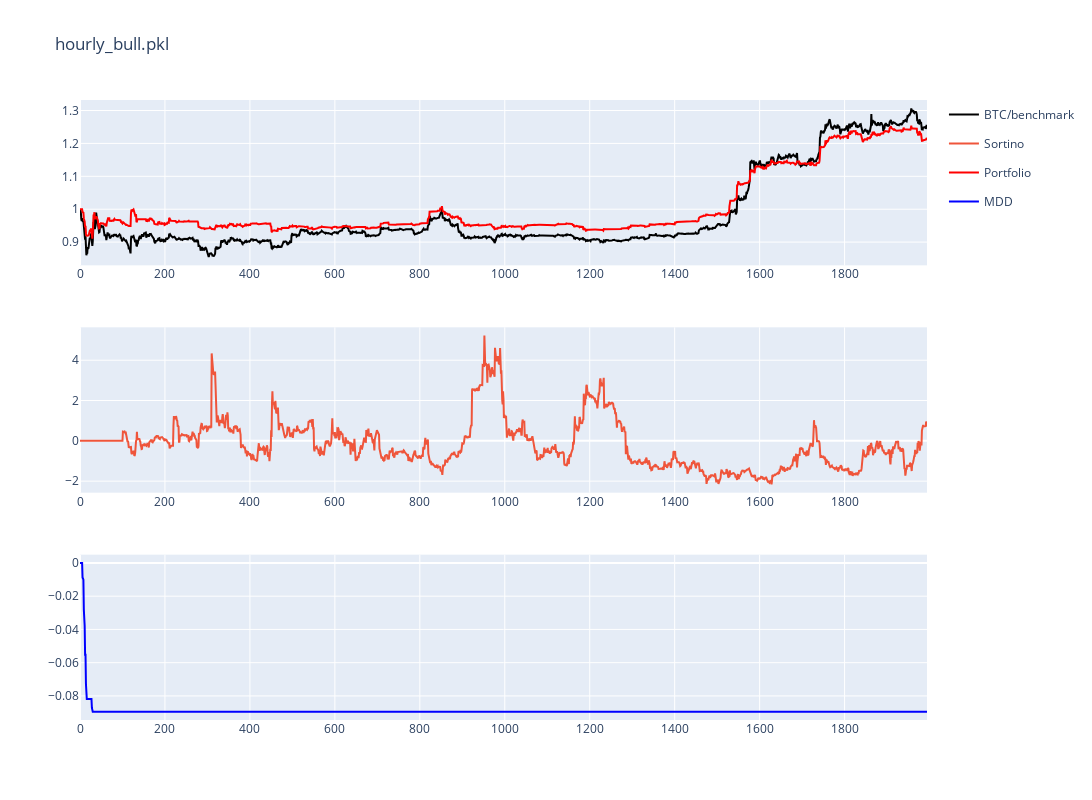

Notebook code cell kept with this figure:
### Code cell
f = plot_test(0)
print(get_delta(f), get_data_note(f))
f

### Figure 1 — Plotly figure (JSON) as saved in the notebook; plotly's stock layout.template omitted (floating-point values rounded to 4 significant figures; data arrays with more than 128 entries replaced by an {"elided": "..."} marker saying what was removed)
{"data": [{"legendgroup": "1", "marker": {"color": "black", "size": 42}, "name": "BTC/benchmark", "type": "scatter", "x": {"elided": "1995 int values"}, "xaxis": "x", "y": {"elided": "1995 float values"}, "yaxis": "y"}, {"name": "Sortino", "type": "scatter", "x": {"elided": "1995 int values"}, "xaxis": "x2", "y": {"elided": "1995 float values"}, "yaxis": "y2"}, {"marker": {"color": "red", "size": 42}, "name": "Portfolio", "type": "scatter", "x": {"elided": "1995 int values"}, "xaxis": "x", "y": {"elided": "1995 float values"}, "yaxis": "y"}, {"marker": {"color": "blue", "size": 42}, "name": "MDD", "type": "scatter", "x": {"elided": "1995 int values"}, "xaxis": "x3", "y": {"elided": "1995 float values"}, "yaxis": "y3"}], "layout": {"autosize": false, "height": 800, "title": {"text": "hourly_bull.pkl"}, "width": 1300, "xaxis": {"anchor": "y", "domain": [0, 1]}, "xaxis2": {"anchor": "y2", "domain": [0, 1]}, "xaxis3": {"anchor": "y3", "domain": [0, 1]}, "yaxis": {"anchor": "x", "domain": [0.7333, 1]}, "yaxis2": {"anchor": "x2", "domain": [0.3667, 0.6333]}, "yaxis3": {"anchor": "x3", "domain": [0, 0.2667]}}}
